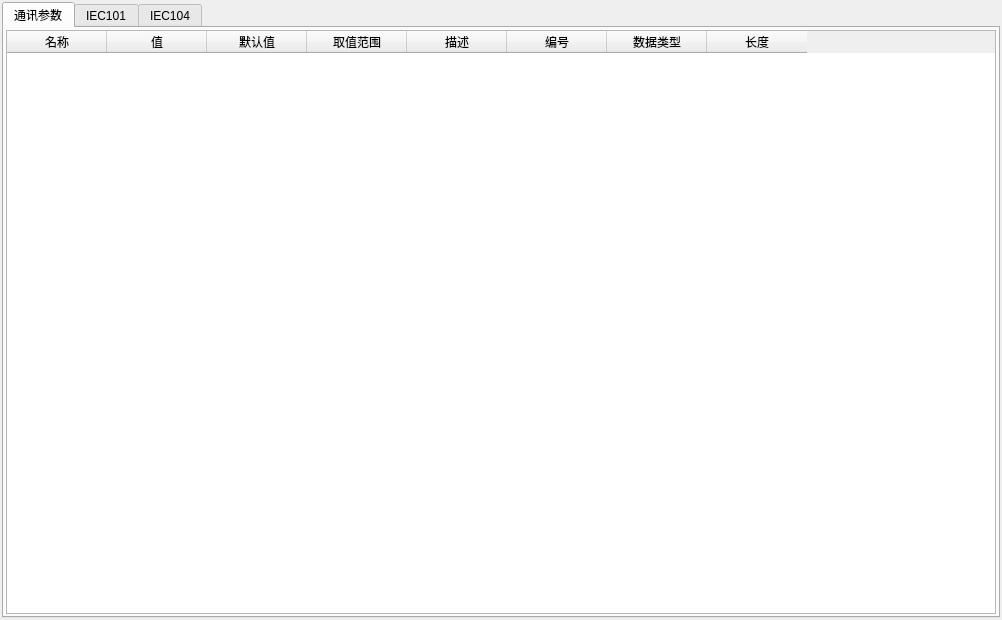
<?xml version="1.0" encoding="UTF-8"?>
<ui version="4.0">
 <class>CDevIecConfigWgt</class>
 <widget class="QWidget" name="CDevIecConfigWgt">
  <property name="geometry">
   <rect>
    <x>0</x>
    <y>0</y>
    <width>1002</width>
    <height>620</height>
   </rect>
  </property>
  <property name="windowTitle">
   <string>CDevIecConfigWgt</string>
  </property>
  <layout class="QHBoxLayout" name="horizontalLayout">
   <property name="spacing">
    <number>2</number>
   </property>
   <property name="leftMargin">
    <number>2</number>
   </property>
   <property name="topMargin">
    <number>2</number>
   </property>
   <property name="rightMargin">
    <number>2</number>
   </property>
   <property name="bottomMargin">
    <number>2</number>
   </property>
   <item>
    <widget class="QTabWidget" name="tabWidget">
     <property name="currentIndex">
      <number>0</number>
     </property>
     <widget class="QWidget" name="tab">
      <attribute name="title">
       <string>通讯参数</string>
      </attribute>
      <layout class="QHBoxLayout" name="horizontalLayout_2">
       <property name="spacing">
        <number>2</number>
       </property>
       <property name="leftMargin">
        <number>2</number>
       </property>
       <property name="topMargin">
        <number>2</number>
       </property>
       <property name="rightMargin">
        <number>2</number>
       </property>
       <property name="bottomMargin">
        <number>2</number>
       </property>
       <item>
        <widget class="QTableWidget" name="tableWidget">
         <column>
          <property name="text">
           <string>名称</string>
          </property>
         </column>
         <column>
          <property name="text">
           <string>值</string>
          </property>
         </column>
         <column>
          <property name="text">
           <string>默认值</string>
          </property>
         </column>
         <column>
          <property name="text">
           <string>取值范围</string>
          </property>
         </column>
         <column>
          <property name="text">
           <string>描述</string>
          </property>
         </column>
         <column>
          <property name="text">
           <string>编号</string>
          </property>
         </column>
         <column>
          <property name="text">
           <string>数据类型</string>
          </property>
         </column>
         <column>
          <property name="text">
           <string>长度</string>
          </property>
         </column>
        </widget>
       </item>
      </layout>
     </widget>
     <widget class="QWidget" name="tab_2">
      <attribute name="title">
       <string>IEC101</string>
      </attribute>
      <layout class="QHBoxLayout" name="horizontalLayout_3">
       <property name="spacing">
        <number>2</number>
       </property>
       <property name="leftMargin">
        <number>2</number>
       </property>
       <property name="topMargin">
        <number>2</number>
       </property>
       <property name="rightMargin">
        <number>2</number>
       </property>
       <property name="bottomMargin">
        <number>2</number>
       </property>
       <item>
        <widget class="QTableWidget" name="tableWidget_3">
         <column>
          <property name="text">
           <string>名称</string>
          </property>
         </column>
         <column>
          <property name="text">
           <string>值</string>
          </property>
         </column>
         <column>
          <property name="text">
           <string>默认值</string>
          </property>
         </column>
         <column>
          <property name="text">
           <string>编号</string>
          </property>
         </column>
        </widget>
       </item>
      </layout>
     </widget>
     <widget class="QWidget" name="tab_3">
      <attribute name="title">
       <string>IEC104</string>
      </attribute>
      <layout class="QHBoxLayout" name="horizontalLayout_4">
       <property name="spacing">
        <number>2</number>
       </property>
       <property name="leftMargin">
        <number>2</number>
       </property>
       <property name="topMargin">
        <number>2</number>
       </property>
       <property name="rightMargin">
        <number>2</number>
       </property>
       <property name="bottomMargin">
        <number>2</number>
       </property>
       <item>
        <widget class="QTableWidget" name="tableWidget_2">
         <column>
          <property name="text">
           <string>名称</string>
          </property>
         </column>
         <column>
          <property name="text">
           <string>值</string>
          </property>
         </column>
         <column>
          <property name="text">
           <string>默认值</string>
          </property>
         </column>
         <column>
          <property name="text">
           <string>编号</string>
          </property>
         </column>
        </widget>
       </item>
      </layout>
     </widget>
    </widget>
   </item>
  </layout>
 </widget>
 <layoutdefault spacing="6" margin="11"/>
 <resources/>
 <connections/>
</ui>
